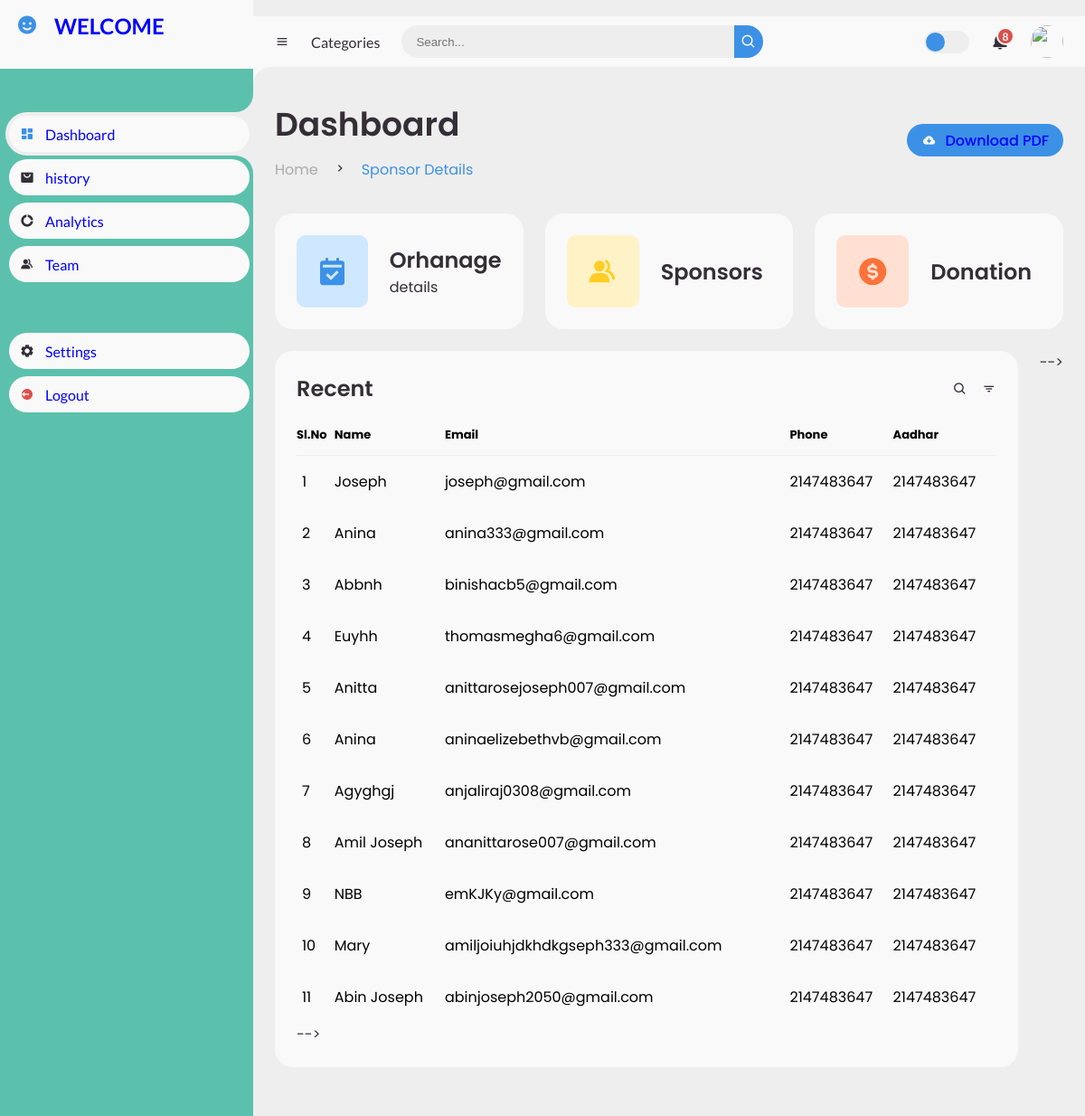
/InfantCare/admin_volview.php (signed in), run on the app's committed database.
### tables this page shows
CREATE TABLE `volunteer` (
  `id` int(70) NOT NULL,
  `name` varchar(100) NOT NULL,
  `email` varchar(100) NOT NULL,
  `phone` int(10) NOT NULL,
  `aadhar` int(12) NOT NULL,
  `district` varchar(100) NOT NULL,
  `status` varchar(20) NOT NULL
);

### InfantCare/admin_volview.php (the view, shortened to what this page needs)
	<link href='https://unpkg.com/boxicons@2.0.9/css/boxicons.min.css' rel='stylesheet'>
	<link rel="stylesheet" href="Dstyle.css">
</head>
<body>
	<section id="sidebar">
		<a href="#" class="brand">
			<i class='bx bxs-smile'></i>
			<span class="text">WELCOME</span>
		</a>
		<ul class="side-menu top">
			<li class="active">
				<a href="Dindex.php">
					<i class='bx bxs-dashboard' ></i>
					<span class="text">Dashboard</span>
				</a>
			</li>
			<li>
				<a href="#">
					<i class='bx bxs-shopping-bag-alt' ></i>
					<span class="text">history</span>
				</a>
			</li>
			<li>
				<a href="#">
					<i class='bx bxs-doughnut-chart' ></i>
					<span class="text">Analytics</span>
				</a>
			<li>
				<a href="#">
					<i class='bx bxs-group' ></i>
					<span class="text">Team</span>
				</a>
			</li>
		</ul>
		<ul class="side-menu">
			<li>
				<a href="#">
					<i class='bx bxs-cog' ></i>
					<span class="text">Settings</span>
				</a>
			</li>
			<li>
				<a href="logout.php" class="logout">
					<i class='bx bxs-log-out-circle' ></i>
					<span class="text">Logout</span>
				</a>
			</li>
		</ul>
	</section>
	<section id="content">
		<nav>
			<i class='bx bx-menu' ></i>
			<a href="#" class="nav-link">Categories</a>
			<form action="#">
				<div class="form-input">
					<input type="search" placeholder="Search...">
					<button type="submit" class="search-btn"><i class='bx bx-search' ></i></button>
				</div>
			</form>
			<label for="switch-mode" class="switch-mode"></label>
			<a href="#" class="notification">
				<span class="num">8</span>
			</a>
			<a href="#" class="profile">
				<img src="img/people.png">
			</a>
		</nav>
		<main>
			<div class="head-title">
            <div class="left">
					<h1>Dashboard</h1>
					<ul class="breadcrumb">
						<li>
							<a href="Dindex.php">Home</a>
						</li>
						<li><i class='bx bx-chevron-right' ></i></li>
						<li>
							<a class="active" href="#">Sponsor Details</a>
						</li>
					</ul>
				</div>
				<a href="#" class="btn-download">
					<i class='bx bxs-cloud-download' ></i>
					<span class="text">Download PDF</span>
				</a>
			</div>
			<ul class="box-info">
				<li>
					<i class='bx bxs-calendar-check' ></i>
					<span class="text">
						<h3>Orhanage</h3>
						<p>details</p>
					</span>
				</li>
				<li>
					<i class='bx bxs-group' ></i>
					<span class="text">
						<h3>Sponsors</h3>
					</span>
				</li>
				<li>
					<i class='bx bxs-dollar-circle' ></i>
					<span class="text">
						<h3>Donation</h3>
					</span>
				</li>
			</ul>
            <?php
                require_once 'config.php';
                $result = mysqli_query($con, "SELECT * FROM `volunteer` ") or die("error");
            ?>
			<div class="table-data">
				<div class="order">
					<div class="head">
						<h3>Recent</h3>
						<i class='bx bx-search' ></i>
						<i class='bx bx-filter' ></i>
					</div>
					<table>
						<thead>
							<tr>
                                <th>Sl.No</th>
                                <th>Name</th>
                                <th>Email</th>
                                <th>Phone</th>
                                <th>Aadhar</th>
							</tr>
						</thead>
						<tbody>
                        <?php
                            $c=0;
                            while ($row = $result->fetch_assoc()) {
                                $name=$row["name"];
                                $email=$row["email"];
                                $phone=$row["phone"];
                                $aadhar=$row["aadhar"];
                            $c++;
                        ?>
                <tr>
                    <td><?php echo $c; ?></td>
                    <td><?php echo $name; ?></td>
                    <td><?php echo $email; ?></td>
                    <td><?php echo  $phone; ?></td>
                    <td><?php echo $aadhar; ?></td>
                </tr>
                <?php
                }
                ?>
					</table> -->
				</div> -->
			</div>
		</main>
	</section>
</body>
</html> --> -->

### InfantCare/admin_volview.php (style rules this page uses)
.text { color: blue; }
#sidebar { background-color: #5bc1ac; }
.brand { color: red; }

### data on the page
volunteer: name "Joseph", email "joseph@gmail.com", phone "2147483647", aadhar "2147483647"
volunteer: name "Anina", email "anina333@gmail.com", phone "2147483647", aadhar "2147483647"
volunteer: name "Abbnh", email "binishacb5@gmail.com", phone "2147483647", aadhar "2147483647"
volunteer: name "Euyhh", email "thomasmegha6@gmail.com", phone "2147483647", aadhar "2147483647"
volunteer: name "Anitta", email "anittarosejoseph007@gmail.com", phone "2147483647", aadhar "2147483647"
volunteer: name "Anina", email "aninaelizebethvb@gmail.com", phone "2147483647", aadhar "2147483647"
volunteer: name "Agyghgj", email "anjaliraj0308@gmail.com", phone "2147483647", aadhar "2147483647"
volunteer: name "Amil Joseph", email "ananittarose007@gmail.com", phone "2147483647", aadhar "2147483647"
volunteer: name "NBB", email "emKJKy@gmail.com", phone "2147483647", aadhar "2147483647"
volunteer: name "Mary", email "amiljoiuhjdkhdkgseph333@gmail.com", phone "2147483647", aadhar "2147483647"
volunteer: name "Abin Joseph", email "abinjoseph2050@gmail.com", phone "2147483647", aadhar "2147483647"
